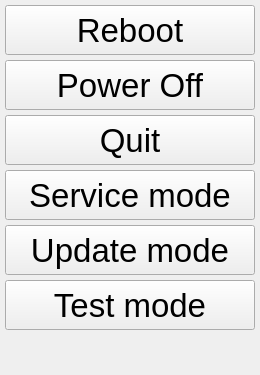
              <widget class="QWidget" name="leavePage">
               <layout class="QVBoxLayout" name="verticalLayout_23">
                <property name="spacing">
                 <number>5</number>
                </property>
                <property name="leftMargin">
                 <number>5</number>
                </property>
                <property name="topMargin">
                 <number>5</number>
                </property>
                <property name="rightMargin">
                 <number>5</number>
                </property>
                <property name="bottomMargin">
                 <number>5</number>
                </property>
                <item>
                 <widget class="QPushButton" name="rebootButton">
                  <property name="sizePolicy">
                   <sizepolicy hsizetype="Expanding" vsizetype="Fixed">
                    <horstretch>0</horstretch>
                    <verstretch>0</verstretch>
                   </sizepolicy>
                  </property>
                  <property name="minimumSize">
                   <size>
                    <width>250</width>
                    <height>50</height>
                   </size>
                  </property>
                  <property name="font">
                   <font>
                    <pointsize>25</pointsize>
                   </font>
                  </property>
                  <property name="focusPolicy">
                   <enum>Qt::NoFocus</enum>
                  </property>
                  <property name="text">
                   <string>Reboot</string>
                  </property>
                  <property name="icon">
                   <iconset resource="../resources/resources.qrc">
                    <normaloff>:/reboot_black_32x32.png</normaloff>:/reboot_black_32x32.png</iconset>
                  </property>
                  <property name="iconSize">
                   <size>
                    <width>32</width>
                    <height>32</height>
                   </size>
                  </property>
                  <property name="flat">
                   <bool>false</bool>
                  </property>
                 </widget>
                </item>
                <item>
                 <widget class="QPushButton" name="powerOffButton">
                  <property name="sizePolicy">
                   <sizepolicy hsizetype="Expanding" vsizetype="Fixed">
                    <horstretch>0</horstretch>
                    <verstretch>0</verstretch>
                   </sizepolicy>
                  </property>
                  <property name="minimumSize">
                   <size>
                    <width>250</width>
                    <height>50</height>
                   </size>
                  </property>
                  <property name="font">
                   <font>
                    <pointsize>25</pointsize>
                   </font>
                  </property>
                  <property name="focusPolicy">
                   <enum>Qt::NoFocus</enum>
                  </property>
                  <property name="text">
                   <string>Power Off</string>
                  </property>
                  <property name="icon">
                   <iconset resource="../resources/resources.qrc">
                    <normaloff>:/power_off_black_30x32.png</normaloff>:/power_off_black_30x32.png</iconset>
                  </property>
                  <property name="iconSize">
                   <size>
                    <width>29</width>
                    <height>32</height>
                   </size>
                  </property>
                  <property name="flat">
                   <bool>false</bool>
                  </property>
                 </widget>
                </item>
                <item>
                 <widget class="QPushButton" name="quitButton">
                  <property name="sizePolicy">
                   <sizepolicy hsizetype="Expanding" vsizetype="Fixed">
                    <horstretch>0</horstretch>
                    <verstretch>0</verstretch>
                   </sizepolicy>
                  </property>
                  <property name="minimumSize">
                   <size>
                    <width>250</width>
                    <height>50</height>
                   </size>
                  </property>
                  <property name="font">
                   <font>
                    <pointsize>25</pointsize>
                   </font>
                  </property>
                  <property name="focusPolicy">
                   <enum>Qt::NoFocus</enum>
                  </property>
                  <property name="text">
                   <string>Quit</string>
                  </property>
                  <property name="flat">
                   <bool>false</bool>
                  </property>
                 </widget>
                </item>
                <item>
                 <widget class="QPushButton" name="serviceModeButton">
                  <property name="sizePolicy">
                   <sizepolicy hsizetype="Expanding" vsizetype="Fixed">
                    <horstretch>0</horstretch>
                    <verstretch>0</verstretch>
                   </sizepolicy>
                  </property>
                  <property name="minimumSize">
                   <size>
                    <width>250</width>
                    <height>50</height>
                   </size>
                  </property>
                  <property name="font">
                   <font>
                    <pointsize>25</pointsize>
                   </font>
                  </property>
                  <property name="focusPolicy">
                   <enum>Qt::NoFocus</enum>
                  </property>
                  <property name="text">
                   <string>Service mode</string>
                  </property>
                  <property name="flat">
                   <bool>false</bool>
                  </property>
                 </widget>
                </item>
                <item>
                 <widget class="QPushButton" name="updateModeButton">
                  <property name="sizePolicy">
                   <sizepolicy hsizetype="Expanding" vsizetype="Fixed">
                    <horstretch>0</horstretch>
                    <verstretch>0</verstretch>
                   </sizepolicy>
                  </property>
                  <property name="minimumSize">
                   <size>
                    <width>250</width>
                    <height>50</height>
                   </size>
                  </property>
                  <property name="font">
                   <font>
                    <pointsize>25</pointsize>
                   </font>
                  </property>
                  <property name="focusPolicy">
                   <enum>Qt::NoFocus</enum>
                  </property>
                  <property name="text">
                   <string>Update mode</string>
                  </property>
                  <property name="flat">
                   <bool>false</bool>
                  </property>
                 </widget>
                </item>
                <item>
                 <widget class="QPushButton" name="eltestModeButton">
                  <property name="sizePolicy">
                   <sizepolicy hsizetype="Expanding" vsizetype="Fixed">
                    <horstretch>0</horstretch>
                    <verstretch>0</verstretch>
                   </sizepolicy>
                  </property>
                  <property name="minimumSize">
                   <size>
                    <width>250</width>
                    <height>50</height>
                   </size>
                  </property>
                  <property name="font">
                   <font>
                    <pointsize>25</pointsize>
                   </font>
                  </property>
                  <property name="focusPolicy">
                   <enum>Qt::NoFocus</enum>
                  </property>
                  <property name="text">
                   <string>Test mode</string>
                  </property>
                  <property name="flat">
                   <bool>false</bool>
                  </property>
                 </widget>
                </item>
                <item>
                 <spacer name="verticalSpacer">
                  <property name="orientation">
                   <enum>Qt::Vertical</enum>
                  </property>
                  <property name="sizeHint" stdset="0">
                   <size>
                    <width>20</width>
                    <height>40</height>
                   </size>
                  </property>
                 </spacer>
                </item>
               </layout>
              </widget>
